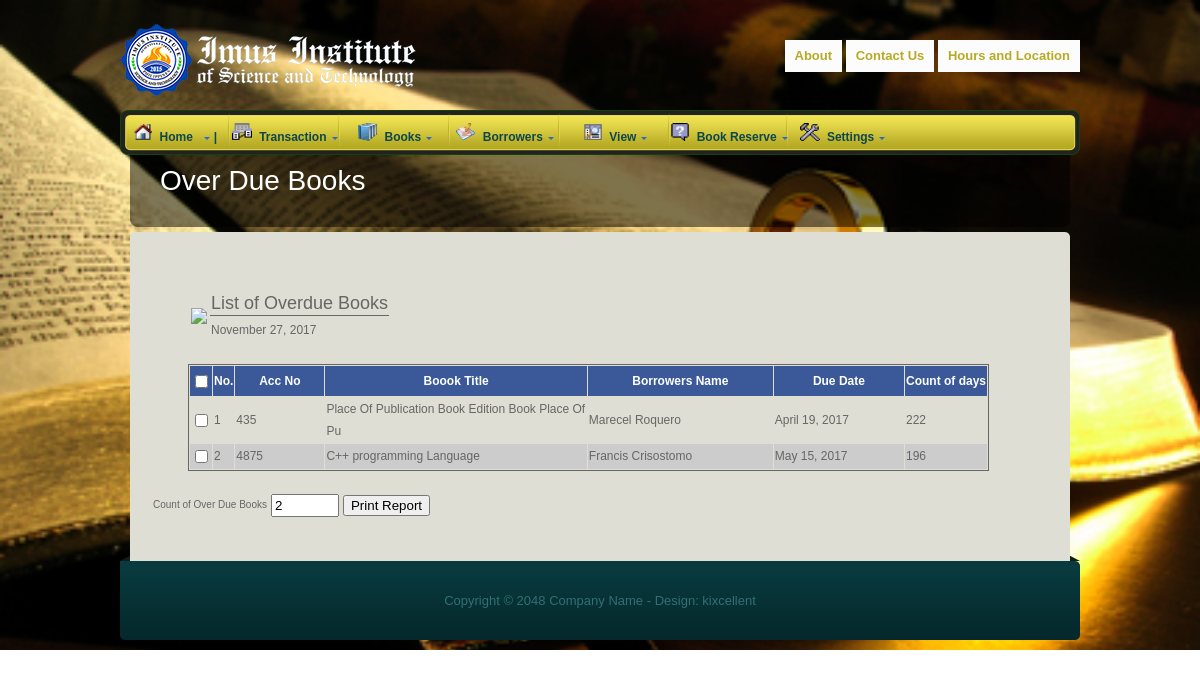
The app's page /library.php?overdue (signed in) with its own data.
### tables this page shows
CREATE TABLE `tblborrow` (
  `borrowid` int(11) NOT NULL AUTO_INCREMENT,
  `accNo` varchar(50) NOT NULL,
  `classid` int(11) NOT NULL DEFAULT '0',
  `studentid` bigint(50) NOT NULL,
  `dateborrow` datetime NOT NULL,
  `duedate` date DEFAULT NULL,
  `datereturn` date NOT NULL,
  `status` varchar(50) DEFAULT NULL,
  `amount` decimal(10,2) NOT NULL,
  `item` int(11) NOT NULL DEFAULT '0',
  PRIMARY KEY (`borrowid`),
  KEY `bookid` (`accNo`),
  KEY `borrowerid` (`studentid`),
  KEY `borrowid` (`borrowid`),
  KEY `classid` (`classid`),
  KEY `item` (`item`),
  KEY `purpose` (`status`)
);

CREATE TABLE `books` (
  `bookid` int(11) NOT NULL AUTO_INCREMENT,
  `accNo` int(50) NOT NULL,
  `booksubject` varchar(100) DEFAULT NULL,
  `booktitle` varchar(50) DEFAULT NULL,
  `bookclass` varchar(50) DEFAULT NULL,
  `author1` varchar(50) DEFAULT NULL,
  `author2` varchar(50) DEFAULT NULL,
  `author3` varchar(50) DEFAULT NULL,
  `bookpub` varchar(50) DEFAULT NULL,
  `booked` varchar(50) NOT NULL,
  `bookcopies` int(11) DEFAULT '0',
  `isbn` varchar(50) DEFAULT NULL,
  `copyright` int(11) DEFAULT '0',
  `daterecieve` varchar(20) DEFAULT NULL,
  `dateadded` datetime DEFAULT NULL,
  `placeofpob` varchar(50) DEFAULT NULL,
  `status` int(20) NOT NULL,
  PRIMARY KEY (`bookid`),
  KEY `author1` (`author1`),
  KEY `author2` (`author2`),
  KEY `author3` (`author3`),
  KEY `bookclass` (`bookclass`),
  KEY `bookcopies` (`bookcopies`),
  KEY `booked` (`booked`),
  KEY `bookid` (`bookid`),
  KEY `bookpub` (`bookpub`),
  KEY `booksubject` (`booksubject`),
  KEY `booktitle` (`booktitle`),
  KEY `copyright` (`copyright`),
  KEY `dateadded` (`dateadded`),
  KEY `daterecieve` (`daterecieve`),
  KEY `isbn` (`isbn`),
  KEY `placeofpob` (`placeofpob`)
);

CREATE TABLE `tblborrower` (
  `studentid` int(11) NOT NULL AUTO_INCREMENT,
  `lname` varchar(50) DEFAULT NULL,
  `fname` varchar(50) DEFAULT NULL,
  `gender` varchar(50) DEFAULT NULL,
  `mi` varchar(2) DEFAULT NULL,
  `contactnumber` bigint(50) DEFAULT NULL,
  `address` varchar(50) DEFAULT NULL,
  `photo` varchar(50) NOT NULL,
  `type` varchar(50) DEFAULT NULL,
  `levelyr` varchar(50) DEFAULT NULL,
  `sy` varchar(10) NOT NULL,
  `section` varchar(30) NOT NULL,
  `dateadded` datetime DEFAULT NULL,
  `status` int(10) NOT NULL,
  PRIMARY KEY (`studentid`),
  KEY `address` (`address`),
  KEY `gender` (`gender`),
  KEY `levelyr` (`levelyr`),
  KEY `lname` (`lname`),
  KEY `mi` (`mi`),
  KEY `fname` (`fname`),
  KEY `studentid` (`studentid`),
  KEY `contactnumber` (`contactnumber`),
  KEY `type` (`type`)
);

### overdue.php (the view, shortened to what this page needs)
<?php
if(isset($_POST['overreport'])){
include('overreport.php');
}else{
?>
<table border="0" style="margin-top:20px; margin-left:38px;">
<tr>
<td rowspan="3"><img src="icons/phone_book_edit.png" height="50"></td>
<tr>
<td style="font-size:18px;font-family:Verdana, Geneva, sans-serif; border-bottom:#666 solid 1px; ">List of Overdue Books</td>
</tr>
<tr>
<td style="font-size:12px;font-family:Verdana, Geneva, sans-serif;"><?php echo date_format(date_create(date("Y/m/d")), 'F d, Y');?></td>
</tr>
</tr>
</table>
<form action="" method="post">
<table width="89%" bordercolor="#999999" class="web" border="0" cellspacing="1" style="border:#666 solid 1px;
 margin-bottom:20px; margin-left:38px; margin-right:45px; font-size:12px;font-family:Verdana, Geneva, sans-serif; margin-top:20px;">
<thead>
<tr bgcolor="#3B5998" height="30" style="color:white;  font-weight:bold; text-align:left;" >
<td><input type="checkbox" id="selectall"/></td>
<td>No.</td>
   <td class="web" width="100" align="center">Acc No</td>
    <td class="web" width="300" align="center">Boook Title</td>
    <td class="web" width="200" align="center">Borrowers Name</td>
    <td class="web" width="150" align="center">Due Date</td>
    <td class="web" width="200" align="center" colspan="3">Count&nbsp;of&nbsp;days</td>
</tr>
<?php
$duedate=mysql_query("select * FROM tblborrow where status='Unsigned' order by duedate");
$count=0;
while($row=mysql_fetch_array($duedate)){
$count++;
$borrower=mysql_query("select * from tblborrower where studentid='".$row['studentid']."'");
$stud=mysql_fetch_array($borrower);
$bo=mysql_query("select * from books where accNo='".$row['accNo']."'");
$book=mysql_fetch_array($bo);
$date1=date_format(date_create($row['duedate']), 'Y/m/d')."<br>";
$date2=date_format(date_create(date("Y/m/d")), 'Y/m/d')."<br>";
if($date1<$date2){
$j= $count;
$endTimeStamp = strtotime(date("Y/m/d"));
$startTimeStamp = strtotime($row['duedate']);
$timeDiff = abs($endTimeStamp - $startTimeStamp);
$numberDays = $timeDiff/86400;
$numberDays = intval($numberDays); ?>
<tr class="trss" >
<td><input name="checkbox[]" class="name" type="checkbox"  value="<?php echo $row['borrowid']; ?>"></td>
<td><?php echo $count;?></td>
<td><?php echo $row['accNo']; ?></td>
<td><?php echo $book['booktitle']; ?></td>
<td><?php echo $stud['fname']."&nbsp".$stud['lname']; ?></td>
<td><?php echo date_format(date_create($row['duedate']), 'F d, Y'); ?></td>
<td>
<?php echo $numberDays; ?></td>
</tr>
<?php
}
} ?>
</table>
<?php }?>
<div class="footer">
<div class="bodyfoot">
<table border="0" style="margin-top:20px; font-family:Verdana, Geneva, sans-serif; font-size:10px;">
<tr>
<?php
 if(isset($_POST['overreport'])){  ?>
<td>Print Record(s)</td>
<td><input type="text" value="<?php echo  $printcount; ?>" style="padding:2px; width:60px;" readonly="readonly"></td>
 <?php }else{?>
 <td>Count of Over Due Books</td>
<td><input type="text" value="<?php echo $j; ?>" style="padding:2px; width:60px;" readonly="readonly"></td>
  <?php } ?>
  <td>
<?php
 if(isset($_POST['overreport'])){  ?>
    <img src="icons/print.png" height="20" style="cursor:pointer;" title="Print"  onClick="javascript:printDiv('printablediv')"/>
 <?php }else{?>
 <input type="submit" value="Print Report" name="overreport">
</form>
 <?php } ?>
</div>
</div>
</div>
</body>
</html>

### css/kixcellent_style.css (style rules this page uses)
body { margin: 0; padding: 0 0 20px 0; color: #666; font-family: Tahoma, Geneva, sans-serif; font-size: 13px; line-height: 1.7em; }
img { border: none; }

### css/fixedMenu_style1.css (style rules this page uses)
body { padding:0; margin:0; }

### overdue.php (style rules this page uses)
.trss:nth-child(2n+1) { background-color:#CCC; }

### records on screen
tblborrow: accNo "435", books.booktitle "Place Of Publication Book Edition Book Place Of Pu", studentid.fname "Marecel", studentid.lname "Roquero", duedate "April 19, 2017", duedate "222"
tblborrow: accNo "4875", books.booktitle "C++ programming Language", studentid.fname "Francis", studentid.lname "Crisostomo", duedate "May 15, 2017", duedate "196"
